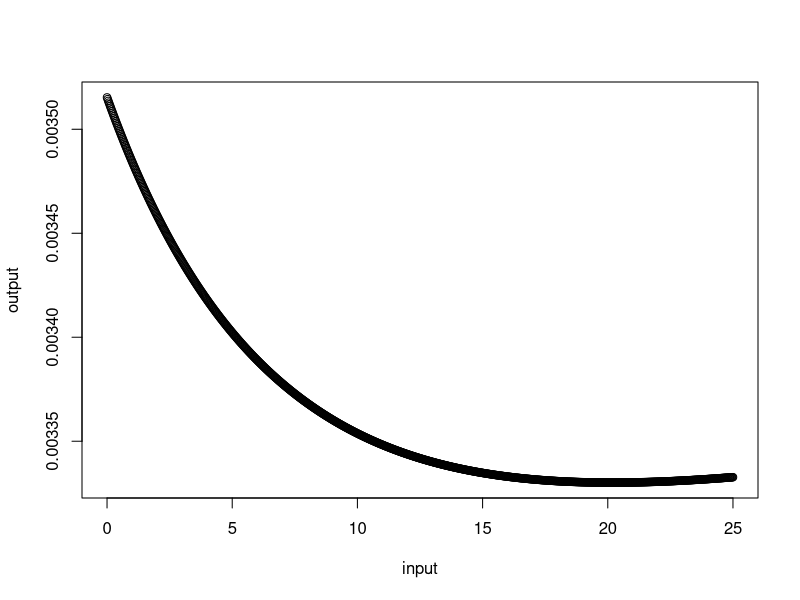
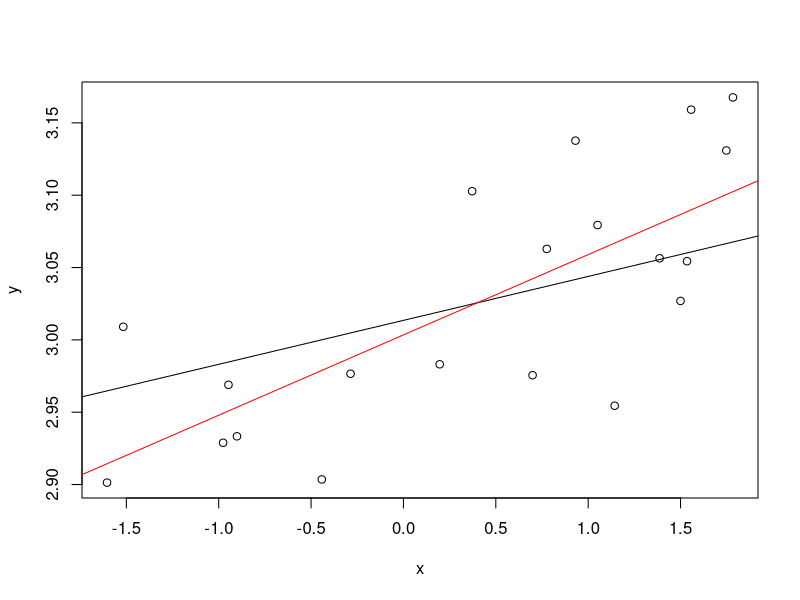

Here is the R script that generated these plots, in order:

n <- 20
x <- runif(n, min=-2, max=2)
sigma <- 0.05

B0 <- 3
B1 <- 0.05
y <- B0 + B1*x + rnorm(n,mean=0,sd=sigma)

X <- matrix(c(rep(1,n), x), nrow=n)
D <- matrix(c(0,0,0,1), nrow=2)
OLS <- lm(y~x)
betaOLS <- OLS$coefficients
sigmaHat <- sqrt(sum(OLS$residuals^2))

lambdaRidgeCurveB0 <- function(lambda){
  biasBetaHatRidge <- (solve(t(X) %*% X + lambda*D) %*% (t(X)%*%X %*% betaOLS))[1,1] - betaOLS[1]
  varBetaHatRidge <- sigmaHat^2 * (solve(t(X) %*% X + lambda*D) %*% (t(X)%*%X) %*% solve(t(X) %*% X + lambda*D))[1,1]
  
  MSE <- biasBetaHatRidge^2 + varBetaHatRidge
  return(MSE)
}

lambdaRidgeCurveB1 <- function(lambda){
  biasBetaHatRidge <- (solve(t(X) %*% X + lambda*D) %*% (t(X)%*%X %*% betaOLS))[2,1] - betaOLS[2]
  varBetaHatRidge <- sigmaHat^2 * (solve(t(X) %*% X + lambda*D) %*% (t(X)%*%X) %*% solve(t(X) %*% X + lambda*D))[2,2]
  MSE <- biasBetaHatRidge^2 + varBetaHatRidge
  return(MSE)
}

skip <- 0.025
input <- seq(0,25, skip)
output <- lapply(input, lambdaRidgeCurveB0)
minLambda <- skip*(which.min(output)-1)
plot(input, output)
BetaHatRidge <- solve(t(X) %*% X + minLambda*D) %*% (t(X)%*%y)
print(minLambda)

evalPoints <- seq(-2, 2, 0.1)
plot(x,y)
lines(evalPoints, BetaHatRidge[1,1] + evalPoints*BetaHatRidge[2,1])
lines(evalPoints, betaOLS[1] + evalPoints*betaOLS[2],col='red')




